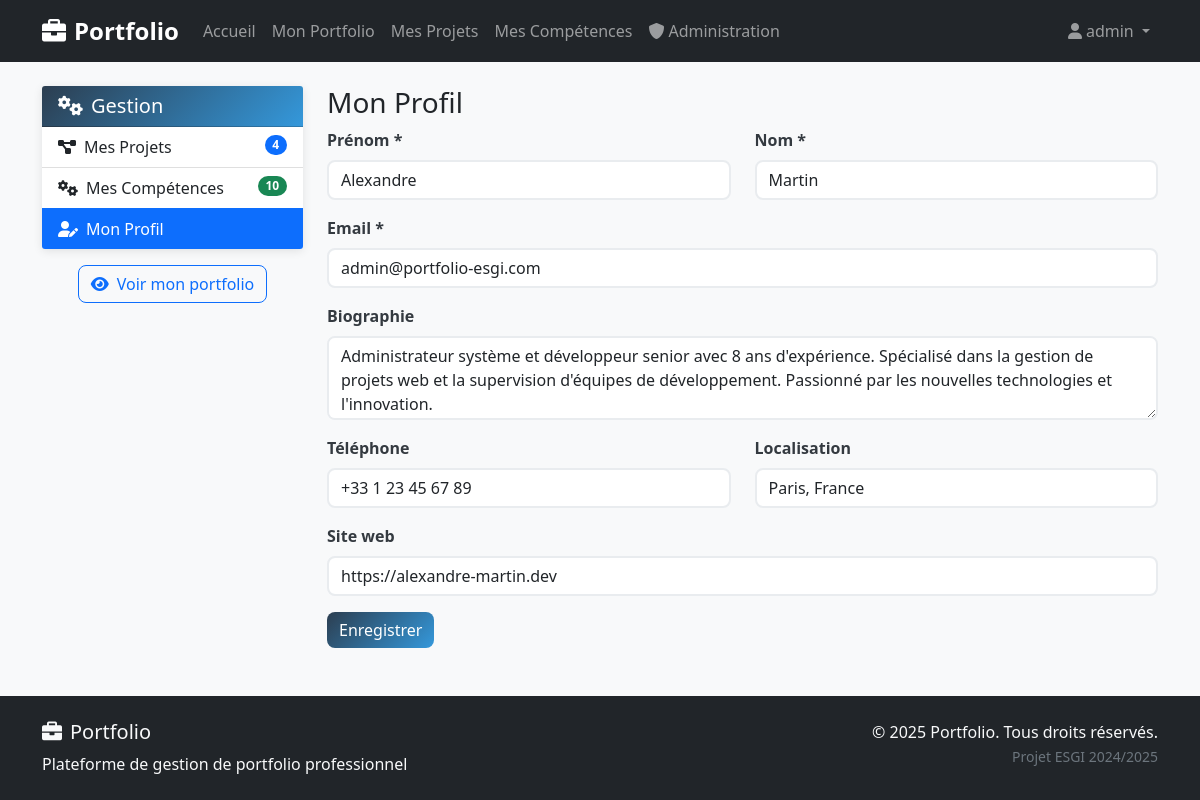
/manage.php?section=profile (signed in), run on the app's committed database.
### tables this page shows
CREATE TABLE `users` (
  `id` int(11) NOT NULL AUTO_INCREMENT,
  `username` varchar(50) NOT NULL UNIQUE,
  `email` varchar(100) NOT NULL UNIQUE,
  `password` varchar(255) NOT NULL,
  `first_name` varchar(50) NOT NULL,
  `last_name` varchar(50) NOT NULL,
  `role` enum('admin','user') NOT NULL DEFAULT 'user',
  `bio` text,
  `phone` varchar(20),
  `location` varchar(100),
  `website` varchar(255),
  `created_at` timestamp NOT NULL DEFAULT CURRENT_TIMESTAMP,
  `updated_at` timestamp NOT NULL DEFAULT CURRENT_TIMESTAMP ON UPDATE CURRENT_TIMESTAMP,
  PRIMARY KEY (`id`)
);

### classes/Database.php (called while the page is built, shortened)
<?php
class Database {
    private static $instance = null;
    private $connection;
    private function __construct() {
        try {
            $this->connection = new PDO(
                "mysql:host=" . DB_HOST . ";port=" . DB_PORT . ";dbname=" . DB_NAME . ";charset=utf8mb4",
                DB_USER,
                DB_PASS,
                [
                    PDO::ATTR_ERRMODE => PDO::ERRMODE_EXCEPTION,
                    PDO::ATTR_DEFAULT_FETCH_MODE => PDO::FETCH_ASSOC,
                    PDO::ATTR_EMULATE_PREPARES => false
                ]
            );
        } catch (PDOException $e) {
            die("Erreur de connexion à la base de données : " . $e->getMessage());
        }
    }
    public static function getInstance() {
        if (self::$instance === null) {
            self::$instance = new self();
        }
        return self::$instance;
    }
    public function getConnection() {
        return $this->connection;
    }
    public function prepare($sql) {
        return $this->connection->prepare($sql);
    }
}
?>

### includes/functions.php (called while the page is built, shortened)
<?php
function getCurrentUserId() {
    return isset($_SESSION['user_id']) ? $_SESSION['user_id'] : null;
}
?>

### classes/Project.php (called while the page is built, shortened)
<?php
class Project {
    private $db;
    public function __construct() {
        $this->db = Database::getInstance()->getConnection();
    }
    public function getUserProjects($userId, $limit = null) {
        try {
            $sql = "SELECT * FROM projects WHERE user_id = :user_id ORDER BY created_at DESC";
            $stmt = $this->db->prepare($sql);
            $stmt->bindValue(':user_id', $userId, PDO::PARAM_INT);
            $stmt->execute();
            return $stmt->fetchAll();
        } catch (PDOException $e) {
            error_log("Erreur getUserProjects: " . $e->getMessage());
            return [];
        }
    }
}
?>

### classes/Skill.php (called while the page is built, shortened)
<?php
class Skill {
    private $db;
    public function __construct() {
        $this->db = Database::getInstance()->getConnection();
    }
    public function getUserSkills($userId) {
        try {
            $sql = "SELECT s.*, us.level, us.created_at as added_at
                    FROM skills s
                    JOIN user_skills us ON s.id = us.skill_id
                    WHERE us.user_id = :user_id
                    ORDER BY s.category, s.name";
            $stmt = $this->db->prepare($sql);
            $stmt->execute(['user_id' => $userId]);
            return $stmt->fetchAll();
        } catch (PDOException $e) {
            error_log("Erreur getUserSkills: " . $e->getMessage());
            return [];
        }
    }
}
?>

### classes/User.php (called while the page is built, shortened)
<?php
class User {
    private $db;
    public function __construct() {
        $this->db = Database::getInstance();
    }
    public function getUserById($id) {
        try {
            $stmt = $this->db->prepare("SELECT * FROM users WHERE id = ?");
            $stmt->execute([$id]);
            return $stmt->fetch();
        } catch (PDOException $e) {
            return false;
        }
    }
}
?>

### manage.php (the view, shortened to what this page needs)
<?php
require_once __DIR__ . '/config/database.php';
require_once __DIR__ . '/classes/Database.php';
require_once __DIR__ . '/classes/User.php';
require_once __DIR__ . '/classes/Project.php';
require_once __DIR__ . '/classes/Skill.php';
require_once __DIR__ . '/includes/functions.php';
$section = $_GET['section'] ?? 'projects';
$action = $_GET['action'] ?? 'list';
$userId = getCurrentUserId();
$userClass = new User();
$projectClass = new Project();
$skillClass = new Skill();
$user = $userClass->getUserById($userId);
$projects = $projectClass->getUserProjects($userId);
$userSkills = $skillClass->getUserSkills($userId);
$editProject = null;
include __DIR__ . '/includes/header.php';
?>
<div class="row">
    <div class="col-md-3">
        <div class="card">
            <div class="card-header">
                <h5 class="mb-0">
                    <i class="fas fa-cogs me-2"></i>Gestion
                </h5>
            </div>
            <div class="list-group list-group-flush">
                <a href="manage.php?section=projects"
                   class="list-group-item list-group-item-action <?php echo $section === 'projects' ? 'active' : ''; ?>">
                    <i class="fas fa-project-diagram me-2"></i>Mes Projets
                    <span class="badge bg-primary rounded-pill float-end"><?php echo count($projects); ?></span>
                </a>
                <a href="manage.php?section=skills"
                   class="list-group-item list-group-item-action <?php echo $section === 'skills' ? 'active' : ''; ?>">
                    <i class="fas fa-cogs me-2"></i>Mes Compétences
                    <span class="badge bg-success rounded-pill float-end"><?php echo count($userSkills); ?></span>
                </a>
                <a href="manage.php?section=profile"
                   class="list-group-item list-group-item-action <?php echo $section === 'profile' ? 'active' : ''; ?>">
                    <i class="fas fa-user-edit me-2"></i>Mon Profil
                </a>
            </div>
        </div>
        <div class="mt-3 text-center">
            <a href="portfolio.php?user=<?php echo $userId; ?>" class="btn btn-outline-primary" target="_blank">
                <i class="fas fa-eye me-2"></i>Voir mon portfolio
            </a>
        </div>
    </div>
    <div class="col-md-9">
        <?php if ($section === 'projects'): ?>
            <?php if ($action === 'list'): ?>
                <div class="d-flex justify-content-between align-items-center mb-4">
                    <h3>Mes Projets</h3>
                    <a href="manage.php?section=projects&action=add" class="btn btn-primary">
                        <i class="fas fa-plus me-2"></i>Nouveau projet
                    </a>
                </div>
                <?php if (empty($projects)): ?>
                    <div class="card">
                        <div class="card-body text-center py-5">
                            <i class="fas fa-folder-open fa-4x text-muted mb-3"></i>
                            <h5>Aucun projet</h5>
                            <p class="text-muted">Commencez par ajouter votre premier projet.</p>
                            <a href="manage.php?section=projects&action=add" class="btn btn-primary">Ajouter un projet</a>
                        </div>
                    </div>
                <?php else: ?>
                    <div class="row g-3">
                        <?php foreach ($projects as $project): ?>
                            <div class="col-md-6">
                                <div class="card">
                                    <?php if ($project['image']): ?>
                                        <img src="uploads/projects/<?php echo htmlspecialchars($project['image']); ?>"
                                             class="card-img-top" style="height: 150px; object-fit: cover;">
                                    <?php endif; ?>
                                    <div class="card-body">
                                        <h5><?php echo htmlspecialchars($project['title']); ?></h5>
                                        <p class="text-muted small">
                                            <?php echo htmlspecialchars(substr($project['description'], 0, 100)); ?>...
                                        </p>
                                        <div class="d-flex justify-content-between">
                                            <a href="manage.php?section=projects&action=edit&id=<?php echo $project['id']; ?>"
                                               class="btn btn-sm btn-outline-primary">Modifier</a>
                                            <form method="POST" style="display: inline;"
                                                  onsubmit="return confirm('Supprimer ce projet ?')">
                                                <input type="hidden" name="csrf_token" value="<?php echo generateCSRFToken(); ?>">
                                                <input type="hidden" name="action" value="delete">
                                                <button type="submit" class="btn btn-sm btn-outline-danger">Supprimer</button>
                                            </form>
                                        </div>
                                    </div>
                                </div>
                            </div>
                        <?php endforeach; ?>
                    </div>
                <?php endif; ?>
            <?php else: ?>
                <h3><?php echo $action === 'add' ? 'Nouveau' : 'Modifier'; ?> projet</h3>
                <form method="POST" enctype="multipart/form-data">
                    <input type="hidden" name="csrf_token" value="<?php echo generateCSRFToken(); ?>">
                    <div class="mb-3">
                        <label class="form-label">Titre *</label>
                        <input type="text" name="title" class="form-control"
                               value="<?php echo htmlspecialchars($editProject['title'] ?? ''); ?>" required>
                    </div>
                    <div class="mb-3">
                        <label class="form-label">Description *</label>
                        <textarea name="description" class="form-control" rows="4" required><?php echo htmlspecialchars($editProject['description'] ?? ''); ?></textarea>
                    </div>
                    <div class="mb-3">
                        <label class="form-label">Lien externe</label>
                        <input type="url" name="external_link" class="form-control"
                               value="<?php echo htmlspecialchars($editProject['external_link'] ?? ''); ?>">
                    </div>
                    <div class="mb-3">
                        <label class="form-label">Image</label>
                        <input type="file" name="image" class="form-control" accept="image/*">
                        <?php if ($editProject && $editProject['image']): ?>
                            <img src="uploads/projects/<?php echo htmlspecialchars($editProject['image']); ?>"
                                 class="mt-2" style="max-width: 200px;">
                        <?php endif; ?>
                    </div>
                    <div class="d-flex justify-content-between">
                        <a href="manage.php?section=projects" class="btn btn-secondary">Retour</a>
                        <button type="submit" class="btn btn-primary">Enregistrer</button>
                    </div>
                </form>
            <?php endif; ?>
        <?php else: ?>
            <h3>Mon Profil</h3>
            <form method="POST">
                <div class="row mb-3">
                    <div class="col-md-6">
                        <label class="form-label">Prénom *</label>
                        <input type="text" name="first_name" class="form-control"
                               value="<?php echo htmlspecialchars($user['first_name']); ?>" required>
                    </div>
                    <div class="col-md-6">
                        <label class="form-label">Nom *</label>
                        <input type="text" name="last_name" class="form-control"
                               value="<?php echo htmlspecialchars($user['last_name']); ?>" required>
                    </div>
                </div>
                <div class="mb-3">
                    <label class="form-label">Email *</label>
                    <input type="email" name="email" class="form-control"
                           value="<?php echo htmlspecialchars($user['email']); ?>" required>
                </div>
                <div class="mb-3">
                    <label class="form-label">Biographie</label>
                    <textarea name="bio" class="form-control" rows="3"><?php echo htmlspecialchars($user['bio'] ?? ''); ?></textarea>
                </div>
                <div class="row mb-3">
                    <div class="col-md-6">
                        <label class="form-label">Téléphone</label>
                        <input type="tel" name="phone" class="form-control"
                               value="<?php echo htmlspecialchars($user['phone'] ?? ''); ?>">
                    </div>
                    <div class="col-md-6">
                        <label class="form-label">Localisation</label>
                        <input type="text" name="location" class="form-control"
                               value="<?php echo htmlspecialchars($user['location'] ?? ''); ?>">
                    </div>
                </div>
                <div class="mb-3">
                    <label class="form-label">Site web</label>
                    <input type="url" name="website" class="form-control"
                           value="<?php echo htmlspecialchars($user['website'] ?? ''); ?>">
                </div>
                <button type="submit" class="btn btn-primary">Enregistrer</button>
            </form>
        <?php endif; ?>
    </div>
</div>
<?php include 'includes/footer.php'; ?>

### style.css (style rules this page uses)
:root { --primary-color: #2c3e50; --secondary-color: #3498db; --accent-color: #e74c3c; --success-color: #27ae60; --warning-color: #f39c12; --info-color: #17a2b8; --light-color: #f8f9fa; --dark-color: #343a40; }
body { font-family: 'Segoe UI', Tahoma, Geneva, Verdana, sans-serif; background-color: #f8f9fa; min-height: 100vh; display: flex; flex-direction: column; }
.card { border: none; box-shadow: 0 2px 10px rgba(0,0,0,0.1); transition: transform 0.3s ease, box-shadow 0.3s ease; }
.card-header { background: linear-gradient(135deg, var(--primary-color), var(--secondary-color)); color: white; font-weight: bold; }
.btn { border-radius: 8px; font-weight: 500; transition: all 0.3s ease; }
.btn-primary { background: linear-gradient(135deg, var(--primary-color), var(--secondary-color)); border: none; }
.form-control, .form-select { border-radius: 8px; border: 2px solid #e9ecef; transition: border-color 0.3s ease, box-shadow 0.3s ease; }
.form-label { font-weight: 600; color: var(--dark-color); }

### data on the page
users: first_name "Alexandre", last_name "Martin", email "admin@portfolio-esgi.com", bio "Administrateur système et développeur senior avec 8 ans d'expérience. Spécialisé dans la gestion de projets web et la supervision d'équipes de développement. Passionné par les nouvelles technologies et l'innovation.", phone "+33 1 23 45 67 89", location "Paris, France", website "https://alexandre-martin.dev"

### other printed values
sanitizeOutput(getCurrentUsername()) "admin"
count($projects) "4"
count($userSkills) "10"
